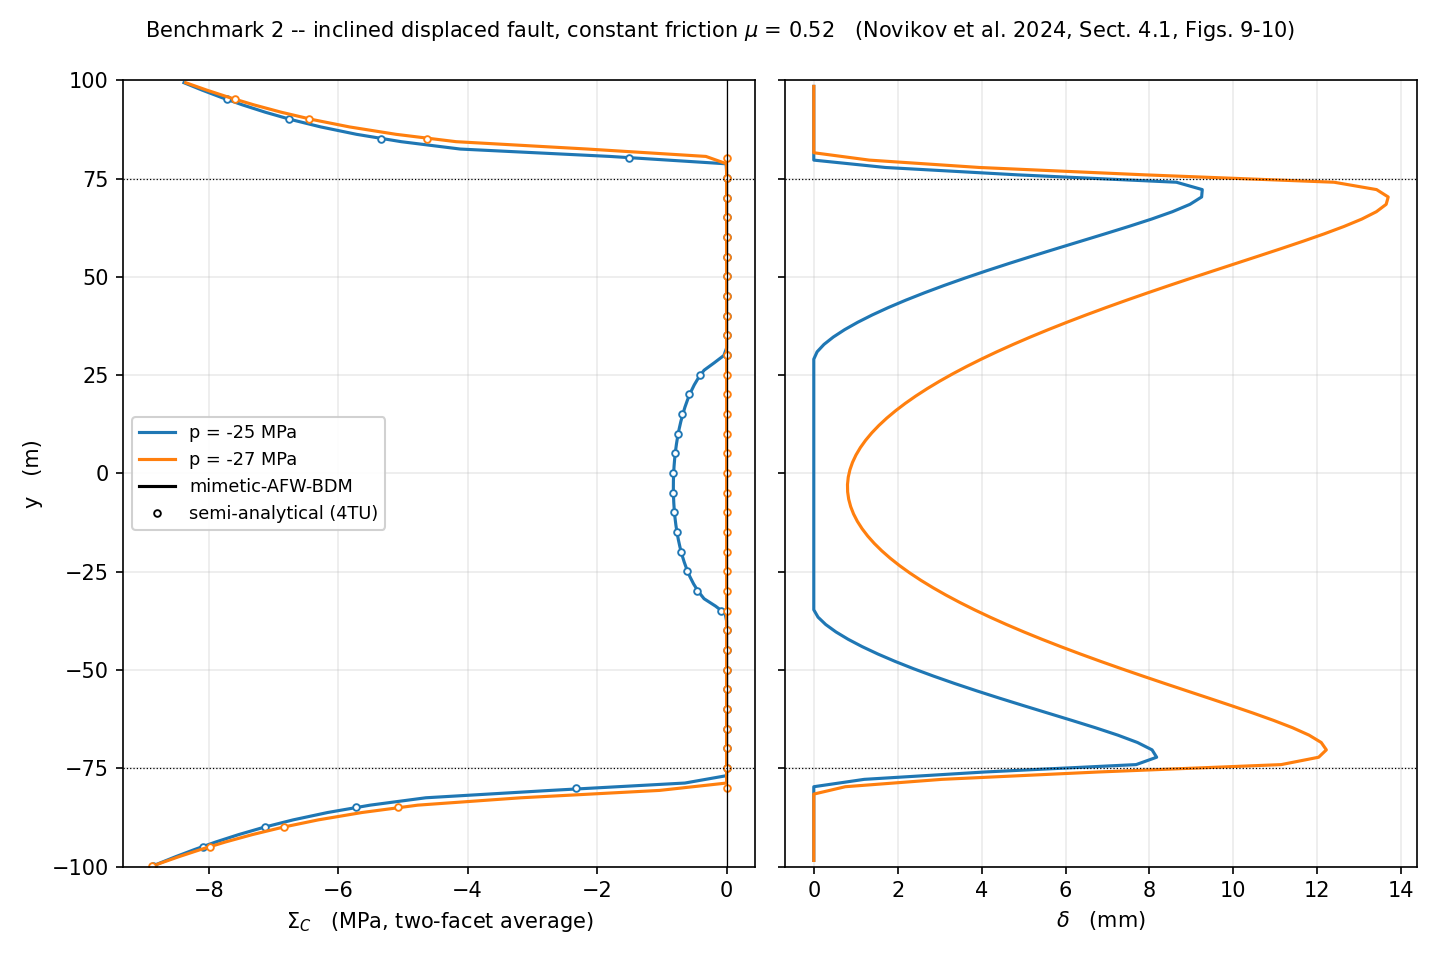

Write Python code to recreate this figure.
r"""Benchmark 2 -- inclined displaced fault, constant friction (paper 4.1).

The reservoir of benchmark 1, but the fault dips at ``theta = 70`` degrees
from horizontal and carries Coulomb friction with a constant coefficient
``mu = 0.52``.  Depletion loads the fault in shear; where the shear traction
reaches the slip threshold ``-mu`` times the effective normal traction, the
fault slips.  At ``p = -25`` MPa the slip occurs in two separate patches
around the reservoir edges at ``y = +-75`` m; the patches grow with depletion
and merge at ``p ~= -26.9`` MPa (paper Fig. 12).  The paper's own numerical
results require the wide ``W = 18,000`` m domain to match the semi-analytical
ones (its Sect. 4.1), which is the domain used here.

The mesh is generated with **gmsh**: triangles conforming to the inclined
fault line (embedded curve) and to the reservoir boundaries, graded from the
fault outwards.  The mechanics is the de Rham (mimetic-AFW-BDM) four-field
system; on triangles it coincides with the AFW element.

The semi-analytical post-slip solution (Cauchy singular integral equations,
Jansen & Meulenbroek 2022) is not closed-form; the pointwise comparison is
against the paper's published dataset (4TU, doi 10.4121/d77f1a2c-29ea-4572-
ad72-e33ed8dc8d22): the pre-slip stresses of Fig. 8 and the post-slip
Coulomb stress function of Figs. 9-10.  The dataset's *slip* rows are
unusable -- the ``delta`` rows of Figs. 6, 9/10 and 14 are byte-identical
copies of the Fig. 14 pre-nucleation profile (peak 3.74 mm) -- so the slip
profiles are compared against the paper's reported observables instead: the
two-patch structure, patch extents, and the merging pressure (Fig. 12).

Reference (APA): Novikov, A., Shokrollahzadeh Behbahani, S., Voskov, D.,
Hajibeygi, H., & Jansen, J.-D. (2024). Benchmarking numerical simulation of
induced fault slip with semi-analytical solutions. *Geomechanics and
Geophysics for Geo-Energy and Geo-Resources, 10*, 182.
https://doi.org/10.1007/s40948-024-00896-1

Run with ``python -m benchmarks.contact_mechanics.benchmark_2``.
"""

from __future__ import annotations

import argparse
from dataclasses import replace

import numpy as np
import scipy.sparse as sp

from mimetika.assembly.four_field import FourFieldElasticity
from mimetika.assembly.mixed import boundary_facets
from mimetika.assembly.poromechanics import PoroMechanics
from mimetika.contact import ContactDriver, SignoriniCoulomb
from mimetika.materials import Material
from mimetika.mesh.fracture import facets_on_plane
from mimetika.mesh.mesh import Mesh

from benchmarks.contact_mechanics.common import Parameters
from benchmarks.contact_mechanics.reference_data import DATA as REFERENCE_DATA
from benchmarks.contact_mechanics.reference_data import load as load_reference


def reference_coulomb(level_pa: float):
    """Semi-analytical post-slip Coulomb function ``(y, Sigma_C)`` (Figs. 9-10).

    ``Sigma_C = |Sigma_shear| - mu |Sigma_n'|`` evaluated on the slipped
    state: zero on the slipping patches, negative elsewhere.
    """
    tag = {-25e6: "25", -27e6: "27"}.get(round(level_pa, 3))
    if tag is None or not REFERENCE_DATA.exists():
        return None
    data = load_reference("9 & 10 left")
    return data[f"y_{tag}"], data[f"Sigma_C_post_{tag}"]


def reference_pre_slip():
    """Pre-slip fault stresses at ``p = -25`` MPa (Fig. 8): ``y``,
    ``Sigma_shear``, ``Sigma_slip`` and ``Sigma_C_pre = Sigma_shear -
    Sigma_slip`` (the identity holds exactly in the dataset)."""
    if not REFERENCE_DATA.exists():
        return None
    data = load_reference("8 left")
    return (data["y"], data["Sigma_shear"], data["Sigma_slip"],
            data["Sigma_shear"] - data["Sigma_slip"])

# the paper widens the domain to W = 18,000 m (its Fig. 11) but keeps
# H = 4500 m: the linear in-situ profiles extrapolate to a *tensile* fault
# above ~3.5 km, so a taller domain opens the fault top unphysically
WIDE = dict(width=18000.0, height=4500.0, dip=70.0)


def wide_parameters(**overrides) -> Parameters:
    return Parameters(**{**WIDE, **overrides})


# -- gmsh mesh conforming to the inclined fault -------------------------------


def build(parameters: Parameters, spacing: float = 2.0,
          boundary_spacing: float = 100.0):
    """Mesh, fault facets and depletion pressure of the inclined reservoir.

    The fault line (dip ``theta``, through the origin, full height) and the
    reservoir boundaries ``y = +-a, +-b`` are embedded curves, so the mesh
    conforms to both.  The sizes follow the paper's DARTS grid (its Table 3
    and Fig. 16e): ``spacing`` (2 m) on the fault where it crosses the
    reservoir band ``|y| <= b``, coarser along the outer fault, growing to
    ``boundary_spacing`` (100 m) at the domain edge.
    """
    import gmsh

    W, H = parameters.width, parameters.height
    a, b = parameters.fault_a, parameters.fault_b
    cot = 1.0 / np.tan(np.radians(parameters.dip))

    gmsh.initialize()
    gmsh.option.setNumber("General.Terminal", 0)
    occ = gmsh.model.occ
    rect = occ.addRectangle(-W / 2, -H / 2, 0, W, H)
    fault = occ.addLine(
        occ.addPoint(-H / 2 * cot, -H / 2, 0), occ.addPoint(H / 2 * cot, H / 2, 0)
    )
    bands = [
        occ.addLine(occ.addPoint(-W / 2, y, 0), occ.addPoint(W / 2, y, 0))
        for y in (-b, -a, a, b)
    ]
    occ.fragment([(2, rect)], [(1, fault)] + [(1, l) for l in bands])
    occ.synchronize()

    fld = gmsh.model.mesh.field
    dist = fld.add("Distance")
    # after fragmentation the fault is split into several curves; take all
    # curves lying on the fault line
    fault_curves = []
    for dim, tag in gmsh.model.getEntities(1):
        x0, y0, z0, x1, y1, z1 = (
            *gmsh.model.getBoundingBox(dim, tag)[:3],
            *gmsh.model.getBoundingBox(dim, tag)[3:],
        )
        mx, my = 0.5 * (x0 + x1), 0.5 * (y0 + y1)
        if abs(mx - my * cot) < 1e-6 * H and abs(y1 - y0) > 1e-9:
            fault_curves.append(tag)
    # fragmentation split the fault at y = +-a, +-b: the curves inside the
    # reservoir band carry the refined size, the outer ones a moderate one
    center_curves = []
    for tag in fault_curves:
        box = gmsh.model.getBoundingBox(1, tag)
        if -b - 1.0 <= box[1] and box[4] <= b + 1.0:
            center_curves.append(tag)
    fld.setNumbers(dist, "CurvesList", center_curves)
    fld.setNumber(dist, "Sampling", 400)
    thr = fld.add("Threshold")
    fld.setNumber(thr, "InField", dist)
    fld.setNumber(thr, "SizeMin", spacing)
    fld.setNumber(thr, "SizeMax", boundary_spacing)
    fld.setNumber(thr, "DistMin", 15.0 * spacing)
    fld.setNumber(thr, "DistMax", 6.0 * (a + b))
    outer = fld.add("Distance")
    fld.setNumbers(outer, "CurvesList",
                   [t for t in fault_curves if t not in center_curves])
    fld.setNumber(outer, "Sampling", 400)
    thr_outer = fld.add("Threshold")
    fld.setNumber(thr_outer, "InField", outer)
    fld.setNumber(thr_outer, "SizeMin", min(15.0 * spacing, boundary_spacing))
    fld.setNumber(thr_outer, "SizeMax", boundary_spacing)
    fld.setNumber(thr_outer, "DistMin", 30.0 * spacing)
    fld.setNumber(thr_outer, "DistMax", 6.0 * (a + b))
    combined = fld.add("Min")
    fld.setNumbers(combined, "FieldsList", [thr, thr_outer])
    fld.setAsBackgroundMesh(combined)
    gmsh.option.setNumber("Mesh.MeshSizeExtendFromBoundary", 0)
    gmsh.option.setNumber("Mesh.MeshSizeFromPoints", 0)
    gmsh.model.mesh.generate(2)

    tags, coords, _ = gmsh.model.mesh.getNodes()
    pts = coords.reshape(-1, 3)
    remap = {int(t): i for i, t in enumerate(tags)}
    tris = []
    for etype, _, conn in zip(*gmsh.model.mesh.getElements(2)):
        if etype == 2:
            tris += [
                [remap[int(n)] for n in tri]
                for tri in np.asarray(conn).reshape(-1, 3)
            ]
    gmsh.finalize()
    mesh = Mesh.from_polygons(pts, tris)

    normal, _ = parameters.fault_basis()
    fault_facets = facets_on_plane(
        mesh, [0.0, 0.0, 0.0], [normal[0], normal[1], 0.0], atol=1e-6 * H
    )

    return mesh, fault_facets, pressure_field(mesh, parameters)


def pressure_field(mesh, parameters: Parameters) -> np.ndarray:
    """Depletion of the offset reservoir, split by the inclined fault."""
    cot = 1.0 / np.tan(np.radians(parameters.dip))
    a, b = parameters.fault_a, parameters.fault_b
    centroids = mesh.geometry.centroids(2)
    side = centroids[:, 0] - centroids[:, 1] * cot  # < 0: left of the fault
    lower = np.where(side < 0, -b, -a)
    upper = np.where(side < 0, a, b)
    inside = (centroids[:, 1] > lower) & (centroids[:, 1] < upper)
    return np.where(inside, parameters.depletion, 0.0)


# -- mechanics ----------------------------------------------------------------


def mechanics_factory(mesh, parameters: Parameters, pressure):
    """Depletion load and boundary frame; the de Rham space is the default."""
    material = Material(
        shear_modulus=parameters.shear_modulus,
        poisson=parameters.poisson,
        biot=parameters.biot,
    )
    poro = PoroMechanics(mesh, material)
    coupling = sp.diags(poro.material.pressure_coupling(2)) @ poro.trace_operator()
    extra = -(coupling.T @ pressure)

    centroids = mesh.geometry.centroids(1)
    boundary = boundary_facets(mesh)
    top = [f for f in boundary
           if abs(centroids[f][1] - parameters.height / 2) < 1e-6]
    rollers = [f for f in boundary if f not in set(top)]
    zero = lambda x: np.zeros((len(np.atleast_2d(x)), 3))  # noqa: E731
    free = lambda x: np.zeros((len(np.atleast_2d(x)), 3, 3))  # noqa: E731

    from mimetika.operators.derham import DeRhamDeviatoricStress

    def factory(contact=None):
        problem = FourFieldElasticity(
            mesh, contact=contact,
            inner=DeRhamDeviatoricStress(mesh, material=material),
        )
        matrix, rhs = problem.assemble_constrained(
            dirichlet=zero,
            extra_rhs=extra,
            traction=free,
            traction_facets=top,  # zero overburden increment
            roller_facets=rollers,
        )
        return problem, matrix, rhs

    return factory


def insitu_prestress(mesh, fault, parameters: Parameters,
                     pressure=None) -> np.ndarray:
    """In-situ traction resolved in each fault facet's own frame.

    On the inclined fault both components are nonzero; the frame is the
    driver's (``facet_frame``: normal first, tangent second), so signs are
    consistent with the tractions the driver reads back.
    """
    bm = mesh.complex.boundary_matrix(2).tocsr()  # (facets x cells)
    out = np.zeros((len(fault), 2))
    for i, f in enumerate(fault):
        frame = mesh.geometry.facet_frame(int(f))
        n, t = frame[0][:2], frame[1][:2]
        y = mesh.geometry.centroids(1)[int(f)][1]
        sigma = parameters.stress_tensor(y)[0]
        # the Coulomb threshold acts on the *effective* traction (paper
        # Eq. 29): add the Biot pore-pressure term to the normal.  Where only
        # one side of the fault is depleted (75 < |y| < 150) the fault takes
        # the *depleted* side's pressure -- min(), not the two-side mean: the
        # 4TU Sigma_slip curve (Fig. 8) matches min() to 0.55 MPa rms and is
        # off by mu alpha |dp|/2 ~ 5.9 MPa under the mean
        cells = bm[int(f)].indices
        p_fault = parameters.pressure(y) + float(pressure[cells].min())
        out[i] = (n @ sigma @ n + parameters.biot * p_fault, t @ sigma @ n)
    return out


def simulate(parameters: Parameters, spacing: float = 2.0,
             boundary_spacing: float = 100.0, built=None):
    """Solve at ``parameters.depletion``; return slip and patch structure."""
    if built is None:
        mesh, fault, pressure = build(parameters, spacing, boundary_spacing)
    else:  # reuse the mesh; the pressure belongs to *this* depletion level
        mesh, fault, _ = built
        pressure = pressure_field(mesh, parameters)
    lam = (2.0 * parameters.shear_modulus * parameters.poisson
           / (1.0 - 2.0 * parameters.poisson))
    driver = ContactDriver(
        mesh, fault, SignoriniCoulomb(friction=parameters.friction),
        prestress=None, mu=parameters.shear_modulus, lam=lam,
        tolerance=1e-10, max_iterations=400,
    )
    driver.prestress = driver.expand_to_points(
        insitu_prestress(mesh, fault, parameters, pressure)
    )
    state = driver.solve_step(
        mechanics_factory(mesh, parameters, pressure), solver="newton"
    )
    y = mesh.geometry.centroids(1)[np.asarray(fault, dtype=int)][:, 1]
    order = np.argsort(y)
    slip = driver.per_facet(state.jump)[:, 1]

    # post-slip Coulomb function: total effective traction is the in-situ
    # prestress (which already carries the Biot pore term on the normal) plus
    # the solved incremental traction, read on the fault facets themselves
    total = driver.per_facet(
        driver.prestress + driver.tractions(state.solution["stress"])
    )
    coulomb = np.abs(total[:, 1]) + parameters.friction * total[:, 0]

    yy, ss = y[order], slip[order]
    slipping = np.abs(ss) > 1e-6
    patches = []
    start = None
    for i, flag in enumerate(slipping):
        if flag and start is None:
            start = i
        if (not flag or i == len(ss) - 1) and start is not None:
            end = i if flag else i - 1
            patches.append((yy[start], yy[end],
                            float(np.abs(ss[start:end + 1]).max())))
            start = None
    return {
        "y": yy, "slip": ss, "coulomb": coulomb[order], "patches": patches,
        "state": state, "cells": mesh.num_cells(2), "mesh": mesh,
        "fault": fault, "built": (mesh, fault, pressure),
    }


def pre_slip_stress(parameters: Parameters, spacing: float = 2.0,
                    built=None):
    """Fault stresses on the **locked** fault (Fig. 8): the plain continuum
    under the depletion load, no contact block, one direct solve."""
    from mimetika.contact import FrictionlessBilateral
    from mimetika.solver.saddle import solve_saddle

    if built is None:
        mesh, fault, pressure = build(parameters, spacing)
    else:
        mesh, fault, _ = built
        pressure = pressure_field(mesh, parameters)
    problem, matrix, rhs = mechanics_factory(mesh, parameters, pressure)(None)
    solution = problem.split(
        solve_saddle(matrix, rhs, problem.block_sizes, method="direct")
    )
    lam = (2.0 * parameters.shear_modulus * parameters.poisson
           / (1.0 - 2.0 * parameters.poisson))
    driver = ContactDriver(mesh, fault, FrictionlessBilateral(),
                           mu=parameters.shear_modulus, lam=lam)
    total = driver.per_facet(
        driver.expand_to_points(insitu_prestress(mesh, fault, parameters,
                                                 pressure))
        + driver.tractions(solution["stress"])
    )
    y = mesh.geometry.centroids(1)[np.asarray(fault, dtype=int)][:, 1]
    order = np.argsort(y)
    return {
        "y": y[order],
        "shear": np.abs(total[order, 1]),
        "threshold": -parameters.friction * total[order, 0],
        "coulomb": (np.abs(total[order, 1])
                    + parameters.friction * total[order, 0]),
        "built": (mesh, fault, pressure),
    }


def pair_average(y, v):
    """Two-facet moving average, on facet-midpoint positions.

    The exact set-valued law resolves a near-threshold plateau with an
    alternating stick/at-threshold active set, so the reaction traction
    carries a facet-scale, mean-zero oscillation; averaging adjacent facets
    removes exactly that mode and nothing else.
    """
    return 0.5 * (y[:-1] + y[1:]), 0.5 * (v[:-1] + v[1:])


def figure(parameters, results, path):
    """Slip profiles at the requested depletion levels (paper Figs. 9-10)."""
    import matplotlib

    matplotlib.use("Agg")
    import matplotlib.pyplot as plt

    fig, (left, right) = plt.subplots(1, 2, figsize=(9.6, 6.4), sharey=True)
    for level, res in results.items():
        inside = np.abs(res["y"]) <= 100.0
        yc, cc = pair_average(res["y"], res["coulomb"])
        inc = np.abs(yc) <= 100.0
        (line,) = left.plot(cc[inc] / 1e6, yc[inc],
                            lw=1.5, label=f"p = {level / 1e6:g} MPa")
        ref = reference_coulomb(level)
        if ref is not None:
            yr, cr = ref
            sel = np.abs(yr) <= 100.0
            left.plot(cr[sel][::20] / 1e6, yr[sel][::20], "o", ms=3.2,
                      mfc="white", mew=0.9, lw=0, color=line.get_color())
        right.plot(np.abs(res["slip"][inside]) * 1e3, res["y"][inside],
                   lw=1.5, color=line.get_color())
    for ax in (left, right):
        for edge in (parameters.fault_a, -parameters.fault_a):
            ax.axhline(edge, color="k", lw=0.6, ls=":")
        ax.grid(alpha=0.25)
    left.axvline(0.0, color="k", lw=0.6)
    left.set_xlabel(r"$\Sigma_C$   (MPa, two-facet average)")
    left.set_ylabel("y   (m)")
    left.set_ylim(-100, 100)
    right.set_xlabel(r"$\delta$   (mm)")
    from matplotlib.lines import Line2D

    handles, labels = left.get_legend_handles_labels()
    handles += [Line2D([], [], color="k", lw=1.5, label="mimetic-AFW-BDM"),
                Line2D([], [], color="k", ls="", marker="o", ms=3.2,
                       mfc="white", mew=0.9, label="semi-analytical (4TU)")]
    left.legend(handles=handles, fancybox=True, framealpha=0.9,
                edgecolor="0.8", fontsize=8.5)
    fig.suptitle("Benchmark 2 -- inclined displaced fault, "
                 f"constant friction $\\mu$ = {parameters.friction:g}   "
                 "(Novikov et al. 2024, Sect. 4.1, Figs. 9-10)",
                 fontsize=10)
    fig.tight_layout()
    fig.savefig(path, dpi=150)
    plt.close(fig)
    return path


def main() -> None:
    parser = argparse.ArgumentParser(description=__doc__)
    parser.add_argument("--spacing", type=float, default=2.0,
                        help="mesh size on the fault at the reservoir, in "
                             "metres (2 m = the paper's DARTS grid, Table 3)")
    parser.add_argument("--levels", type=float, nargs="+", default=[-25.0, -27.0],
                        help="depletion levels in MPa")
    parser.add_argument("--figure",
                        default="benchmarks/contact_mechanics/benchmark_2.png",
                        help="path of the slip-profile figure")
    parser.add_argument("--no-plots", action="store_true")
    parser.add_argument("--vtk", nargs="?", const="out/benchmark_2",
                        default=None,
                        help="write the final level's state as .pvd/.vtu")
    arguments = parser.parse_args()

    parameters = wide_parameters()
    print("Benchmark 2 -- inclined displaced fault, constant friction\n")
    print(f"  dip = {parameters.dip:g} deg, mu = {parameters.friction:g}, "
          f"W = {parameters.width:g} m, H = {parameters.height:g} m")
    print("  paper: two patches at -25 MPa, merging at ~ -26.9 MPa "
          "(Figs. 9, 10, 12)\n")

    built, results = None, {}
    for level in arguments.levels:
        stage = replace(parameters, depletion=level * 1e6)
        res = simulate(stage, spacing=arguments.spacing, built=built)
        built = res["built"]
        results[level * 1e6] = res
        state = res["state"]
        print(f"  p = {level:6.1f} MPa   ({res['cells']} cells, "
              f"converged={state.converged} in {state.iterations} iterations)")
        if not res["patches"]:
            print("    no slip")
        for y0, y1, peak in res["patches"]:
            print(f"    patch  y in [{y0:8.2f}, {y1:8.2f}] m   "
                  f"peak |slip| = {peak * 1e3:6.2f} mm")
        n_p = len(res["patches"])
        status = "merged" if n_p == 1 else "separate" if n_p > 1 else "--"
        print(f"    ({status})")
        ref = reference_coulomb(level * 1e6)
        if ref is not None:
            yr, cr = ref
            yc, cc = pair_average(res["y"], res["coulomb"])
            ours = np.interp(yr, yc, cc)
            sel = np.abs(yr) <= 100.0
            rms = np.sqrt(np.mean((ours[sel] - cr[sel]) ** 2))
            print("    vs semi-analytical (4TU), Sigma_C (two-facet average) "
                  f"over |y| <= 100 m: rms = {rms / 1e6:.3f} MPa "
                  f"(scale {np.abs(cr[sel]).max() / 1e6:.1f} MPa)")
        print()

    pre_ref = reference_pre_slip()
    if pre_ref is not None and -25.0 in [round(lv, 6) for lv in arguments.levels]:
        stage = replace(parameters, depletion=-25e6)
        pre = pre_slip_stress(stage, spacing=arguments.spacing, built=built)
        yr, shear_r, slip_r, coulomb_r = pre_ref
        sel = np.abs(yr) <= 100.0
        print("  pre-slip (locked fault) at p = -25 MPa vs 4TU Fig. 8, "
              "|y| <= 100 m:")
        # our tangent sign is per-facet (facet_frame), the dataset's is a
        # global convention: compare through |shear|, and rebuild the
        # Coulomb function from it so both sides use the same definition
        for name, ours_c, ref_c in (
            ("|Sigma_shear|", pre["shear"], np.abs(shear_r)),
            ("Sigma_slip   ", pre["threshold"], slip_r),
            ("Sigma_C_pre  ", pre["coulomb"], np.abs(shear_r) - slip_r),
        ):
            ours = np.interp(yr, pre["y"], ours_c)
            rms = np.sqrt(np.mean((ours[sel] - ref_c[sel]) ** 2))
            print(f"    {name}: rms = {rms / 1e6:.3f} MPa "
                  f"(scale {np.abs(ref_c[sel]).max() / 1e6:.1f} MPa)")
        print()

    if arguments.figure and not arguments.no_plots:
        print("  wrote", figure(parameters, results, arguments.figure))

    if arguments.vtk:
        from mimetika.postprocess import (
            MixedDimensionalSeries, contact_fields, mechanics_fields,
        )

        mesh, fault, pressure = built
        series = MixedDimensionalSeries(arguments.vtk, mesh, fault)
        for level, res in sorted(results.items()):
            state = res["state"]
            lam = (2.0 * parameters.shear_modulus * parameters.poisson
                   / (1.0 - 2.0 * parameters.poisson))
            driver = ContactDriver(mesh, fault, SignoriniCoulomb(
                friction=parameters.friction),
                mu=parameters.shear_modulus, lam=lam)
            series.write(
                abs(level) / 1e6,
                bulk=mechanics_fields(state.problem, state.solution, pressure),
                fracture=contact_fields(driver, state),
            )
        print(f"  wrote {series.collection}")


if __name__ == "__main__":
    main()
